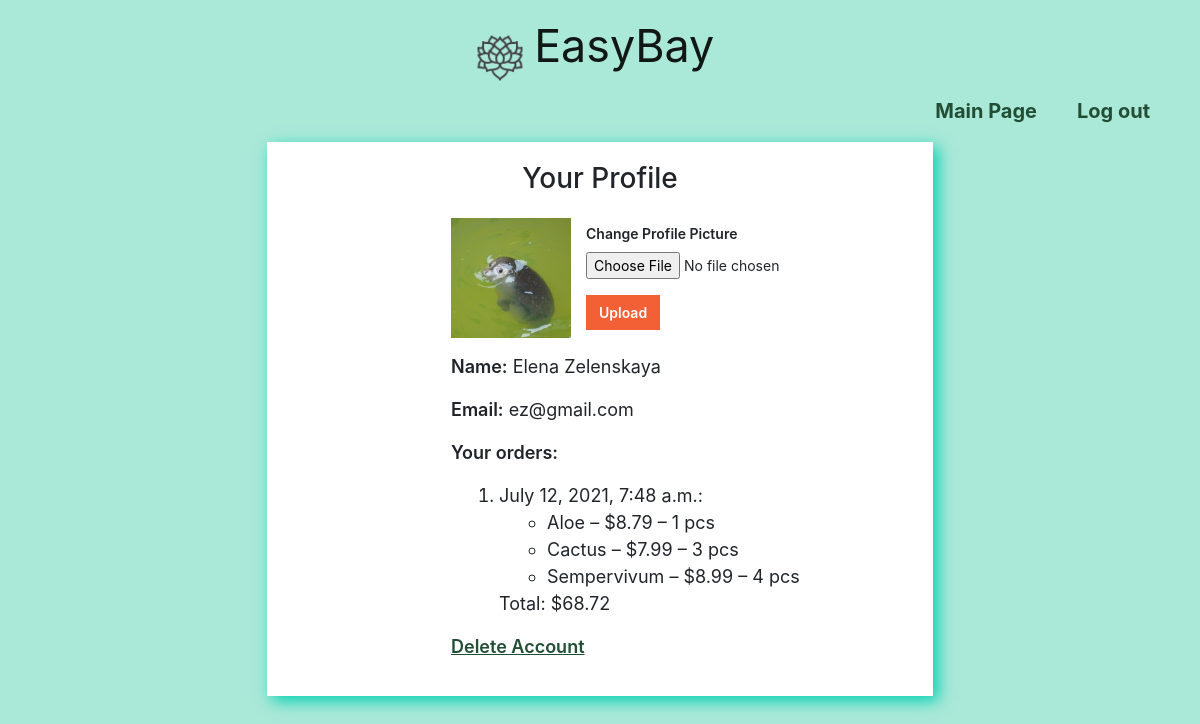
/users/1/account/ (signed in), run on an earlier commit of the app's database.
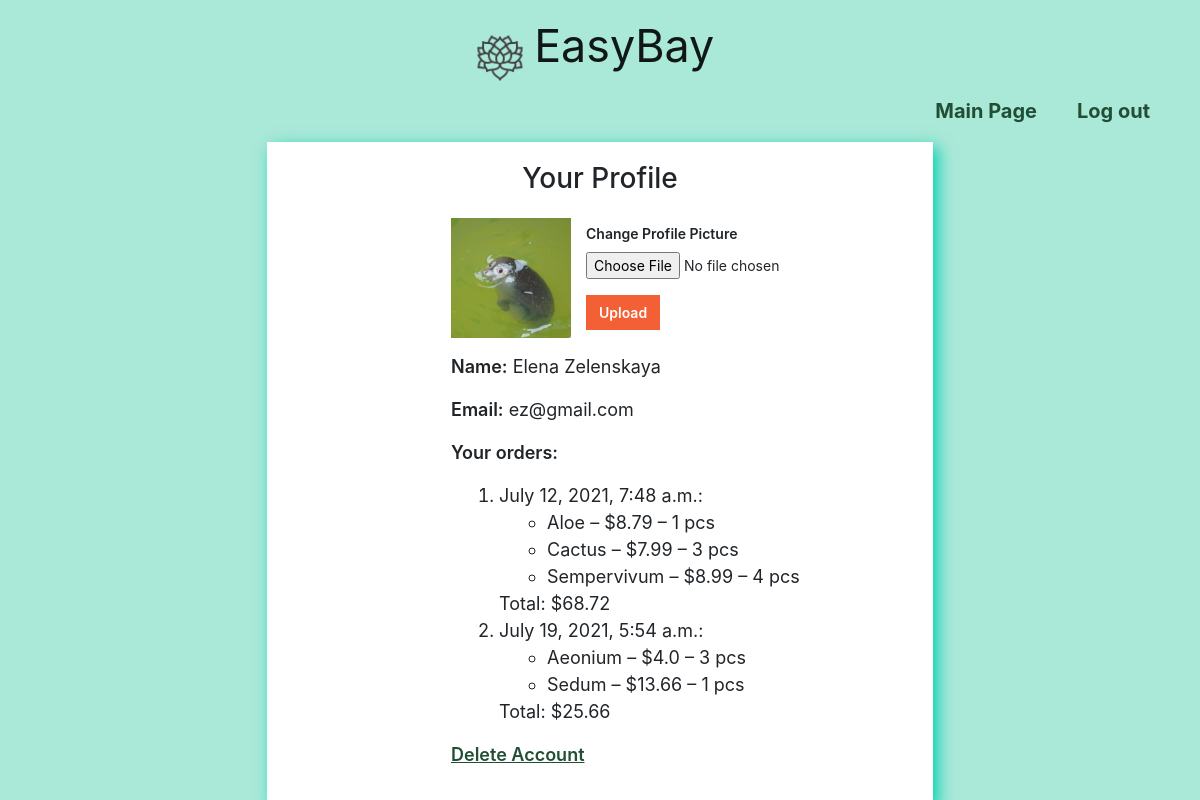
And on a later commit of the database.
### plant/models.py (models this page shows)
class Order(models.Model):
    plants = models.ManyToManyField(Plant, related_name = "orders")
    amounts = models.CharField(max_length=200, default='')
    order_sum = models.FloatField(default=0.0)
    user = models.ForeignKey(User, related_name="user_orders", on_delete=models.CASCADE)
    created_at = models.DateTimeField(auto_now_add=True)
    updated_at = models.DateTimeField(auto_now=True)

class Plant(models.Model):
    name = models.CharField(max_length=45)
    description = models.TextField()
    price = models.FloatField()
    quantity = models.IntegerField()
    picture = models.FileField(upload_to="plants_images", default='plants_images/default_succulent.png')
    created_at = models.DateTimeField(auto_now_add=True)
    updated_at = models.DateTimeField(auto_now=True)
    objects = PlantManager()

### user/views.py (the view)
# urls.py: path("<int:user_id>/account/", views.view_user),
def view_user(request, user_id):
    if not User.objects.filter(id = user_id):
        return render(request, "error.html")
    elif 'userid' not in request.session.keys():
        return render(request, "error.html")
    list_of_orders = []
    for order in User.objects.get(id = user_id).user_orders.all():
        plants = order.plants.order_by("name")
        amounts = order.amounts.split(',')
        created_at = order.created_at
        total = order.order_sum
        plant_dict = dict(zip(amounts, plants.all()))
        order_info = [created_at, total, plant_dict]
        list_of_orders.append(order_info)
    context = {
		"user": User.objects.get(id = user_id),
		"orders_list": list_of_orders,
	}
    if request.session['userid'] == user_id:
        return render(request, 'user_info.html', context)
    return render(request, "error.html")

### user/models.py (called while the page is built)
    @property
    def full_name(self):
        return f"{self.first_name} {self.last_name}"

### user/templates/user_info.html (shortened to what this page needs)
<!DOCTYPE html>
<html lang="en">
	<head>
		<link
			rel="stylesheet"
			href="https://cdn.jsdelivr.net/npm/bootstrap@4.6.0/dist/css/bootstrap.min.css"
		/>
		{% load static %}
		<link rel="stylesheet" href="{% static 'all_styles/styles.css' %}" />
	</head>
	<body class="color_body">
		<div class="container">
			<div class="text-center">{% include 'partials/logo.html' %}</div>
			<div class="row justify-content-end">
				<a class="breadcrumbs" href="/">Main Page</a>
				<a class="breadcrumbs" href="/users/logout/">Log out</a>
			</div>
			<div class="form_decoration mt-3 user_info">
				<div class="row justify-content-center"><h3>Your Profile</h3>
					</div>
<div class="row justify-content-center">
	<div class="col offset-md-3"><img
		class="page_profile_picture"
		src="{{user.profile_picture.url}}"
		alt="profile picture"
	/>
	<form
		action="upload/"
		method="POST"
		enctype="multipart/form-data"
	>
		<div class="form-group">
			<label for="new_profile_picture" class="bold small"
				>Change Profile Picture</label
			>
			<input
				id="new_profile_picture"
				name="new_profile_picture"
				type="file"
				class="small"
			/></div>
			<div class="form-group">
			<button
				type="submit"
				class="btn btn-primary form_button small"
			>
				Upload
			</button>
		</div>
	</form></div>
						</div>
				<div class="row justify-content-center">
					<div class="col offset-md-3"><p><span class="bold">Name:</span> <span class="">{{user.full_name}}</span> </p>
							<p><span class="bold">Email:</span> <span class="">{{user.email}}</span> </p>
							<p><span class="bold">Your orders:</span></p>
								<ol class="ml-5">
								{% for order in orders_list %}
									<li>{{order.0}}:
									<ul class="ml-5">{% for amount, plant in order.2.items %}
									<li>{{plant.name}} &ndash; ${{plant.price}} &ndash; {{amount}} pcs</li>
									{% endfor %}</ul>
								Total: ${{order.1}}</li>
								{% endfor %}</ol>
								<p>
									<a class="bold underline" href="delete/">Delete Account</a>
								</p></div>
					</div>
			</div>
		</div>
	</body>
</html>

What changed in the data, as far as the page shows it:
added Order: created_at "July 19, 2021, 5:54 a.m.", order_sum "25.66"
now on this page (row unchanged): Plant: name "Aeonium", price "4.0", amount "3", shown under "July 19, 2021, 5:54 a.m."
now on this page (row unchanged): Plant: name "Sedum", price "13.66", amount "1", shown under "July 19, 2021, 5:54 a.m."
Also different on the page:
new list line: ": Total: $"
